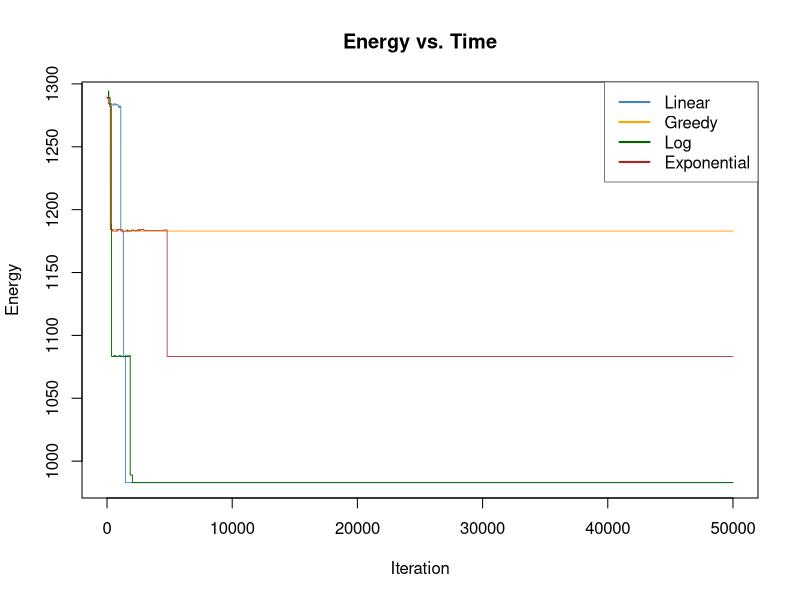

Recreate this plot in R.
##----------------------------------------------------------------------
## EVERYTHING YOU NEED TO CHANGE IS IN THIS SECTION OR THE FINAL SECTION

# Number of doctors available
ndoctors <- 3

# Number of nurses
nnurses <- 5

# Number of days in the schedule
ndays <- 7

# Number of staff present for each shift (must have same # of shifts)
# e.g., c(2, 3, 3) has three shifts with 2, 3, 3 people respectively
doctorstaffing <- c(2, 2)
nursestaffing <- c(3, 3)

# Penalties for violating each of six constraints
# Penalty 1: Each instance of three consecutive shifts (including overnight)
# Penalty 2: Each person who does not have two days off AT ALL
# Penalty 3: Each person who does not have two days off IN A ROW
# Penalty 4: Each instance of first shift following last shift on prev day
# Penalty 5: Each instance of working both weekend days (days 1, 2)
# Penalty 6: Weights for the stdev of nurses'/doctors' shifts in the schedule
#            (trying to make everyone work similar amounts)
penalties <- c(100, 100, 0.5, 5, 1, 2)

# Number of iterations (if too small, might not be able to explore enough)
niter <- 50000

# The cooling schedule: what should the temperature be at step i out of n
coolingschedule <- function(i,n)
{
  # If you want greedy optimization, just fix some low temperature
  #return(1e-3)
  
  # Linear cooling schedule from 1 down to 0
  return(1 - (i/(n+1)))
}

## END OF PARAMETER SECTION
##----------------------------------------------------------------------

# (Some things which are calculated automatically)
doctorindices <- c(1,cumsum(doctorstaffing)+1)
nurseindices <- c(1,cumsum(nursestaffing)+1)
nshifts <- length(doctorstaffing)

# Function to calculate the "energy" (total cost of violations)
get_energy <- function(doctorsunwrapped, nursesunwrapped, penalties)
{
  return(get_energy_sub(doctorsunwrapped,penalties)+
           get_energy_sub(nursesunwrapped,penalties))
}

# ...calculates the energy contribution from doctors & nurses separately
get_energy_sub <- function(subsched, penalties)
{
  energy <- 0
  
  # Array to keep track of total number of shifts worked by each worker
  totshift <- rep(0, dim(subsched)[1])
  
  # Go through the schedule worker by worker...
  for (i in 1:dim(subsched)[1])
  {
    # Count number of shifts for that worker
    totshift[i] <- sum(subsched[i,,])
    
    # Look at whether worker works the last shift on the last day
    lastshift <- subsched[i,ndays,nshifts]
    
    # Look at whether worker has the last day off
    prevoff <- all(subsched[i,ndays,] == FALSE)
    
    daysoff <- 0
    twoinarow <- 1
    
    # If worked the very last shift, did you work the shift before as well?
    #  (looking to capture three shifts in a row wrapping around week to week)
    if (lastshift == 1)
    {
      lastshift <- lastshift + subsched[i,ndays,nshifts-1]
    }
    
    # For each day in the schedule...
    for (j in 1:ndays)
    {
      # If you have the day off, count it;
      #  if the previous day was also off, satisfy "two days off in a row"
      if (all(subsched[i,j,] == FALSE))
      {
        daysoff <- daysoff + 1
        if (prevoff)
        {
          twoinarow <- 0
        }
        prevoff <- TRUE
      }
      else # specifically on the second day, if you worked today and yesterday,
      { # that's a penalty (treating first two days as the weekend)
        if (!prevoff && j == 2)
        {
          energy <- energy + penalties[5]
        }
        prevoff <- FALSE
      }
      # Now check for wraparound shift streaks and assess penalties
      if (subsched[i,j,1] == 1)
      {
        lastshift <- lastshift + 1
        if (lastshift > 1)
        {
          energy <- energy + penalties[4]
        }
        if (lastshift > 2)
        {
          energy <- energy + penalties[1]
        }
      }
      else
      {
        lastshift <- 0
      }
      # Once that is done, move through the remaining shifts, assessing penalties
      for (k in 2:nshifts)
      {
        if (subsched[i,j,k] == 1)
        {
          lastshift <- lastshift + 1
          if (lastshift > 2)
          {
            energy <- energy + penalties[1]
          }
        }
        else
        {
          lastshift <- 0
        }
      }
    }
    # After finishing the week, assess penalties related to days off
    energy <- energy + twoinarow * penalties[3] + (daysoff < 2) * penalties[2]
  }
  
  # Penalize energy according to standard deviation among shifts
  energy <- energy + penalties[6] * sd(totshift)
  return(energy)
}

# Initial point: put people into the schedule in numerical order each day
totalspots <- ndays * sum(doctorstaffing)
initialloop <- rep(1:ndoctors, ceiling(totalspots/ndoctors))
doctorschedule <- matrix(initialloop[1:totalspots], nrow = sum(doctorstaffing), ncol = ndays)
totalspots <- ndays * sum(nursestaffing)
initialloop <- rep(1:nnurses, ceiling(totalspots/nnurses))
nurseschedule <- matrix(initialloop[1:totalspots], nrow = sum(nursestaffing), ncol = ndays)

# Fill in the "unwrapped" schedules (separate schedule for each worker)
doctorsunwrapped <- array(0, c(ndoctors,ndays,nshifts))
for (i in 1:ndays)
{
  for (j in 1:nshifts)
  {
    for (k in doctorindices[j]:(doctorindices[j+1]-1))
    {
      doctorsunwrapped[doctorschedule[k,i],i,j] <- 1
    }
  }
}

nursesunwrapped <- array(0, c(nnurses,ndays,nshifts))
for (i in 1:ndays)
{
  for (j in 1:nshifts)
  {
    for (k in nurseindices[j]:(nurseindices[j+1]-1))
    {
      nursesunwrapped[nurseschedule[k,i],i,j] <- 1
    }
  }
}

# Starting energy...
energy <- rep(0,niter)
energy[1] <- get_energy(doctorsunwrapped, nursesunwrapped, penalties)

# Now run the Gibbs sampler.
for (i in 2:niter)
{
  # Current temperature (from our cooling schedule)
  temperature <- coolingschedule(i,niter)
  
  # Flip a coin to switch either a doctor or a nurse shift.
  if (runif(1) < 0.5)
  {
    # Choose a random shift
    prop <- doctorschedule
    posx <- sample(1:sum(doctorstaffing),1)
    posy <- sample(1:ndays,1)
    
    # Calculate which workers are available to swap into that shift and pick one
    available <- 1:ndoctors
    myblock <- min(which(doctorindices>posx))-1
    for (j in doctorindices[myblock]:(doctorindices[myblock+1]-1))
    {
      if (j != posx)
      {
        available <- setdiff(available, doctorschedule[j,posy])
      }
    }
    prop[posx,posy] <- sample(available,1)
    propunwrapped <- doctorsunwrapped
    propunwrapped[doctorschedule[posx,posy],posy,myblock] <- 0
    propunwrapped[prop[posx,posy],posy,myblock] <- 1
    
    # Calculate energy of new configuration
    new_energy <- get_energy(propunwrapped, nursesunwrapped, penalties)
    
    # With the appropriate probability, update state/energy
    if(runif(1) < exp((energy[i-1]-new_energy)/temperature))
    {
      energy[i] <- new_energy
      doctorschedule <- prop
      doctorsunwrapped <- propunwrapped
    }
    else # otherwise, leave things as they stand.
    {
      energy[i] <- energy[i-1]
    }
  }
  else # same as above, but if you are swapping a nurse
  {
    prop <- nurseschedule
    posx <- sample(1:sum(nursestaffing),1)
    posy <- sample(1:ndays,1)
    available <- 1:nnurses
    myblock <- min(which(nurseindices>posx))-1
    for (j in nurseindices[myblock]:(nurseindices[myblock+1]-1))
    {
      if (j != posx)
      {
        available <- setdiff(available, nurseschedule[j,posy])
      }
    }
    prop[posx,posy] <- sample(available,1)
    
    propunwrapped <- nursesunwrapped
    propunwrapped[nurseschedule[posx,posy],posy,myblock] <- 0
    propunwrapped[prop[posx,posy],posy,myblock] <- 1
    
    new_energy <- get_energy(doctorsunwrapped, propunwrapped, penalties)
    
    if(runif(1) < exp((energy[i-1]-new_energy)/temperature))
    {
      energy[i] <- new_energy
      nurseschedule <- prop
      nursesunwrapped <- propunwrapped
    }
    else
    {
      energy[i] <- energy[i-1]
    }
  }
}

##----------------------------------------------------------------------
## EVERYTHING YOU NEED TO CHANGE IS IN THIS SECTION OR THE FIRST SECTION

# Various things you might want to look at:

# Plotting the energy over time
plot(energy, type="l", col="#4682B4", lwd=0.9, xlab="Iteration", ylab="Energy")

# What was the lowest energy? (Is this necessarily the energy of the final state?)
min(energy)

# Check out our final schedule.
#  The columns are days. If there are three shifts of 2 workers,
#  the first 2 rows are shift 1, the next 2 rows are shift 2, etc.
#  Numbers in table correspond to workers. 1, 2, 3, ...
print(doctorschedule)
print(nurseschedule)

# If you want to look at an individual person's schedule,
#  check the "unwrapped" matrices. For example,
#  the shift schedule for doctor 3 is below; rows are days,
#  columns are shifts, 1 = working, 0 not working
print(doctorsunwrapped[2,,])

## END OF FINAL SECTION
##----------------------------------------------------------------------

# Greedy
##----------------------------------------------------------------------
## EVERYTHING YOU NEED TO CHANGE IS IN THIS SECTION OR THE FINAL SECTION

# Number of doctors available
ndoctors <- 3

# Number of nurses
nnurses <- 5

# Number of days in the schedule
ndays <- 7

# Number of staff present for each shift (must have same # of shifts)
# e.g., c(2, 3, 3) has three shifts with 2, 3, 3 people respectively
doctorstaffing <- c(2, 2)
nursestaffing <- c(3, 3)

# Penalties for violating each of six constraints
# Penalty 1: Each instance of three consecutive shifts (including overnight)
# Penalty 2: Each person who does not have two days off AT ALL
# Penalty 3: Each person who does not have two days off IN A ROW
# Penalty 4: Each instance of first shift following last shift on prev day
# Penalty 5: Each instance of working both weekend days (days 1, 2)
# Penalty 6: Weights for the stdev of nurses'/doctors' shifts in the schedule
#            (trying to make everyone work similar amounts)
penalties <- c(100, 100, 0.5, 5, 1, 2)

# Number of iterations (if too small, might not be able to explore enough)
niter <- 50000

# The cooling schedule: what should the temperature be at step i out of n
coolingschedule <- function(i,n)
{
  # If you want greedy optimization, just fix some low temperature
  return(1e-3)
}

## END OF PARAMETER SECTION
##----------------------------------------------------------------------

# (Some things which are calculated automatically)
doctorindices <- c(1,cumsum(doctorstaffing)+1)
nurseindices <- c(1,cumsum(nursestaffing)+1)
nshifts <- length(doctorstaffing)

# Function to calculate the "energy" (total cost of violations)
get_energy <- function(doctorsunwrapped, nursesunwrapped, penalties)
{
  return(get_energy_sub(doctorsunwrapped,penalties)+
           get_energy_sub(nursesunwrapped,penalties))
}

# ...calculates the energy contribution from doctors & nurses separately
get_energy_sub <- function(subsched, penalties)
{
  energy <- 0
  
  # Array to keep track of total number of shifts worked by each worker
  totshift <- rep(0, dim(subsched)[1])
  
  # Go through the schedule worker by worker...
  for (i in 1:dim(subsched)[1])
  {
    # Count number of shifts for that worker
    totshift[i] <- sum(subsched[i,,])
    
    # Look at whether worker works the last shift on the last day
    lastshift <- subsched[i,ndays,nshifts]
    
    # Look at whether worker has the last day off
    prevoff <- all(subsched[i,ndays,] == FALSE)
    
    daysoff <- 0
    twoinarow <- 1
    
    # If worked the very last shift, did you work the shift before as well?
    #  (looking to capture three shifts in a row wrapping around week to week)
    if (lastshift == 1)
    {
      lastshift <- lastshift + subsched[i,ndays,nshifts-1]
    }
    
    # For each day in the schedule...
    for (j in 1:ndays)
    {
      # If you have the day off, count it;
      #  if the previous day was also off, satisfy "two days off in a row"
      if (all(subsched[i,j,] == FALSE))
      {
        daysoff <- daysoff + 1
        if (prevoff)
        {
          twoinarow <- 0
        }
        prevoff <- TRUE
      }
      else # specifically on the second day, if you worked today and yesterday,
      { # that's a penalty (treating first two days as the weekend)
        if (!prevoff && j == 2)
        {
          energy <- energy + penalties[5]
        }
        prevoff <- FALSE
      }
      # Now check for wraparound shift streaks and assess penalties
      if (subsched[i,j,1] == 1)
      {
        lastshift <- lastshift + 1
        if (lastshift > 1)
        {
          energy <- energy + penalties[4]
        }
        if (lastshift > 2)
        {
          energy <- energy + penalties[1]
        }
      }
      else
      {
        lastshift <- 0
      }
      # Once that is done, move through the remaining shifts, assessing penalties
      for (k in 2:nshifts)
      {
        if (subsched[i,j,k] == 1)
        {
          lastshift <- lastshift + 1
          if (lastshift > 2)
          {
            energy <- energy + penalties[1]
          }
        }
        else
        {
          lastshift <- 0
        }
      }
    }
    # After finishing the week, assess penalties related to days off
    energy <- energy + twoinarow * penalties[3] + (daysoff < 2) * penalties[2]
  }
  
  # Penalize energy according to standard deviation among shifts
  energy <- energy + penalties[6] * sd(totshift)
  return(energy)
}

# Initial point: put people into the schedule in numerical order each day
totalspots <- ndays * sum(doctorstaffing)
initialloop <- rep(1:ndoctors, ceiling(totalspots/ndoctors))
doctorschedule <- matrix(initialloop[1:totalspots], nrow = sum(doctorstaffing), ncol = ndays)
totalspots <- ndays * sum(nursestaffing)
initialloop <- rep(1:nnurses, ceiling(totalspots/nnurses))
nurseschedule <- matrix(initialloop[1:totalspots], nrow = sum(nursestaffing), ncol = ndays)

# Fill in the "unwrapped" schedules (separate schedule for each worker)
doctorsunwrapped <- array(0, c(ndoctors,ndays,nshifts))
for (i in 1:ndays)
{
  for (j in 1:nshifts)
  {
    for (k in doctorindices[j]:(doctorindices[j+1]-1))
    {
      doctorsunwrapped[doctorschedule[k,i],i,j] <- 1
    }
  }
}

nursesunwrapped <- array(0, c(nnurses,ndays,nshifts))
for (i in 1:ndays)
{
  for (j in 1:nshifts)
  {
    for (k in nurseindices[j]:(nurseindices[j+1]-1))
    {
      nursesunwrapped[nurseschedule[k,i],i,j] <- 1
    }
  }
}

# Starting energy...
energy <- rep(0,niter)
energy[1] <- get_energy(doctorsunwrapped, nursesunwrapped, penalties)

# Now run the Gibbs sampler.
for (i in 2:niter)
{
  # Current temperature (from our cooling schedule)
  temperature <- coolingschedule(i,niter)
  
  # Flip a coin to switch either a doctor or a nurse shift.
  if (runif(1) < 0.5)
  {
    # Choose a random shift
    prop <- doctorschedule
    posx <- sample(1:sum(doctorstaffing),1)
    posy <- sample(1:ndays,1)
    
    # Calculate which workers are available to swap into that shift and pick one
    available <- 1:ndoctors
    myblock <- min(which(doctorindices>posx))-1
    for (j in doctorindices[myblock]:(doctorindices[myblock+1]-1))
    {
      if (j != posx)
      {
        available <- setdiff(available, doctorschedule[j,posy])
      }
    }
    prop[posx,posy] <- sample(available,1)
    propunwrapped <- doctorsunwrapped
    propunwrapped[doctorschedule[posx,posy],posy,myblock] <- 0
    propunwrapped[prop[posx,posy],posy,myblock] <- 1
    
    # Calculate energy of new configuration
    new_energy <- get_energy(propunwrapped, nursesunwrapped, penalties)
    
    # With the appropriate probability, update state/energy
    if(runif(1) < exp((energy[i-1]-new_energy)/temperature))
    {
      energy[i] <- new_energy
      doctorschedule <- prop
      doctorsunwrapped <- propunwrapped
    }
    else # otherwise, leave things as they stand.
    {
      energy[i] <- energy[i-1]
    }
  }
  else # same as above, but if you are swapping a nurse
  {
    prop <- nurseschedule
    posx <- sample(1:sum(nursestaffing),1)
    posy <- sample(1:ndays,1)
    available <- 1:nnurses
    myblock <- min(which(nurseindices>posx))-1
    for (j in nurseindices[myblock]:(nurseindices[myblock+1]-1))
    {
      if (j != posx)
      {
        available <- setdiff(available, nurseschedule[j,posy])
      }
    }
    prop[posx,posy] <- sample(available,1)
    
    propunwrapped <- nursesunwrapped
    propunwrapped[nurseschedule[posx,posy],posy,myblock] <- 0
    propunwrapped[prop[posx,posy],posy,myblock] <- 1
    
    new_energy <- get_energy(doctorsunwrapped, propunwrapped, penalties)
    
    if(runif(1) < exp((energy[i-1]-new_energy)/temperature))
    {
      energy[i] <- new_energy
      nurseschedule <- prop
      nursesunwrapped <- propunwrapped
    }
    else
    {
      energy[i] <- energy[i-1]
    }
  }
}

##----------------------------------------------------------------------
## EVERYTHING YOU NEED TO CHANGE IS IN THIS SECTION OR THE FIRST SECTION

# Various things you might want to look at:
# Plotting the energy over time
lines(energy, type = "l", col = "#FFA500", lwd = 0.9, xlab = "Iteration", ylab = "Energy")

# What was the lowest energy? (Is this necessarily the energy of the final state?)
min(energy)

# Check out our final schedule.
#  The columns are days. If there are three shifts of 2 workers,
#  the first 2 rows are shift 1, the next 2 rows are shift 2, etc.
#  Numbers in table correspond to workers. 1, 2, 3, ...
print(doctorschedule)
print(nurseschedule)

# If you want to look at an individual person's schedule,
#  check the "unwrapped" matrices. For example,
#  the shift schedule for doctor 3 is below; rows are days,
#  columns are shifts, 1 = working, 0 not working
print(doctorsunwrapped[2,,])

## END OF FINAL SECTION
##----------------------------------------------------------------------


#Log

##----------------------------------------------------------------------
## EVERYTHING YOU NEED TO CHANGE IS IN THIS SECTION OR THE FINAL SECTION

# Number of doctors available
ndoctors <- 3

# Number of nurses
nnurses <- 5

# Number of days in the schedule
ndays <- 7

# Number of staff present for each shift (must have same # of shifts)
# e.g., c(2, 3, 3) has three shifts with 2, 3, 3 people respectively
doctorstaffing <- c(2, 2)
nursestaffing <- c(3, 3)

# Penalties for violating each of six constraints
# Penalty 1: Each instance of three consecutive shifts (including overnight)
# Penalty 2: Each person who does not have two days off AT ALL
# Penalty 3: Each person who does not have two days off IN A ROW
# Penalty 4: Each instance of first shift following last shift on prev day
# Penalty 5: Each instance of working both weekend days (days 1, 2)
# Penalty 6: Weights for the stdev of nurses'/doctors' shifts in the schedule
#            (trying to make everyone work similar amounts)
penalties <- c(100, 100, 0.5, 5, 1, 2)

# Number of iterations (if too small, might not be able to explore enough)
niter <- 50000

# The cooling schedule: what should the temperature be at step i out of n
coolingschedule <- function(i,n)
{
  # Log cooling schedule
  return(0.02/log(1+(i+1)/n))
}

## END OF PARAMETER SECTION
##----------------------------------------------------------------------

# (Some things which are calculated automatically)
doctorindices <- c(1,cumsum(doctorstaffing)+1)
nurseindices <- c(1,cumsum(nursestaffing)+1)
nshifts <- length(doctorstaffing)

# Function to calculate the "energy" (total cost of violations)
get_energy <- function(doctorsunwrapped, nursesunwrapped, penalties)
{
  return(get_energy_sub(doctorsunwrapped,penalties)+
           get_energy_sub(nursesunwrapped,penalties))
}

# ...calculates the energy contribution from doctors & nurses separately
get_energy_sub <- function(subsched, penalties)
{
  energy <- 0
  
  # Array to keep track of total number of shifts worked by each worker
  totshift <- rep(0, dim(subsched)[1])
  
  # Go through the schedule worker by worker...
  for (i in 1:dim(subsched)[1])
  {
    # Count number of shifts for that worker
    totshift[i] <- sum(subsched[i,,])
    
    # Look at whether worker works the last shift on the last day
    lastshift <- subsched[i,ndays,nshifts]
    
    # Look at whether worker has the last day off
    prevoff <- all(subsched[i,ndays,] == FALSE)
    
    daysoff <- 0
    twoinarow <- 1
    
    # If worked the very last shift, did you work the shift before as well?
    #  (looking to capture three shifts in a row wrapping around week to week)
    if (lastshift == 1)
    {
      lastshift <- lastshift + subsched[i,ndays,nshifts-1]
    }
    
    # For each day in the schedule...
    for (j in 1:ndays)
    {
      # If you have the day off, count it;
      #  if the previous day was also off, satisfy "two days off in a row"
      if (all(subsched[i,j,] == FALSE))
      {
        daysoff <- daysoff + 1
        if (prevoff)
        {
          twoinarow <- 0
        }
        prevoff <- TRUE
      }
      else # specifically on the second day, if you worked today and yesterday,
      { # that's a penalty (treating first two days as the weekend)
        if (!prevoff && j == 2)
        {
          energy <- energy + penalties[5]
        }
        prevoff <- FALSE
      }
      # Now check for wraparound shift streaks and assess penalties
      if (subsched[i,j,1] == 1)
      {
        lastshift <- lastshift + 1
        if (lastshift > 1)
        {
          energy <- energy + penalties[4]
        }
        if (lastshift > 2)
        {
          energy <- energy + penalties[1]
        }
      }
      else
      {
        lastshift <- 0
      }
      # Once that is done, move through the remaining shifts, assessing penalties
      for (k in 2:nshifts)
      {
        if (subsched[i,j,k] == 1)
        {
          lastshift <- lastshift + 1
          if (lastshift > 2)
          {
            energy <- energy + penalties[1]
          }
        }
        else
        {
          lastshift <- 0
        }
      }
    }
    # After finishing the week, assess penalties related to days off
    energy <- energy + twoinarow * penalties[3] + (daysoff < 2) * penalties[2]
  }
  
  # Penalize energy according to standard deviation among shifts
  energy <- energy + penalties[6] * sd(totshift)
  return(energy)
}

# Initial point: put people into the schedule in numerical order each day
totalspots <- ndays * sum(doctorstaffing)
initialloop <- rep(1:ndoctors, ceiling(totalspots/ndoctors))
doctorschedule <- matrix(initialloop[1:totalspots], nrow = sum(doctorstaffing), ncol = ndays)
totalspots <- ndays * sum(nursestaffing)
initialloop <- rep(1:nnurses, ceiling(totalspots/nnurses))
nurseschedule <- matrix(initialloop[1:totalspots], nrow = sum(nursestaffing), ncol = ndays)

# Fill in the "unwrapped" schedules (separate schedule for each worker)
doctorsunwrapped <- array(0, c(ndoctors,ndays,nshifts))
for (i in 1:ndays)
{
  for (j in 1:nshifts)
  {
    for (k in doctorindices[j]:(doctorindices[j+1]-1))
    {
      doctorsunwrapped[doctorschedule[k,i],i,j] <- 1
    }
  }
}

nursesunwrapped <- array(0, c(nnurses,ndays,nshifts))
for (i in 1:ndays)
{
  for (j in 1:nshifts)
  {
    for (k in nurseindices[j]:(nurseindices[j+1]-1))
    {
      nursesunwrapped[nurseschedule[k,i],i,j] <- 1
    }
  }
}

# Starting energy...
energy <- rep(0,niter)
energy[1] <- get_energy(doctorsunwrapped, nursesunwrapped, penalties)

# Now run the Gibbs sampler.
for (i in 2:niter)
{
  # Current temperature (from our cooling schedule)
  temperature <- coolingschedule(i,niter)
  
  # Flip a coin to switch either a doctor or a nurse shift.
  if (runif(1) < 0.5)
  {
    # Choose a random shift
    prop <- doctorschedule
    posx <- sample(1:sum(doctorstaffing),1)
    posy <- sample(1:ndays,1)
    
    # Calculate which workers are available to swap into that shift and pick one
    available <- 1:ndoctors
    myblock <- min(which(doctorindices>posx))-1
    for (j in doctorindices[myblock]:(doctorindices[myblock+1]-1))
    {
      if (j != posx)
      {
        available <- setdiff(available, doctorschedule[j,posy])
      }
    }
    prop[posx,posy] <- sample(available,1)
    propunwrapped <- doctorsunwrapped
    propunwrapped[doctorschedule[posx,posy],posy,myblock] <- 0
    propunwrapped[prop[posx,posy],posy,myblock] <- 1
    
    # Calculate energy of new configuration
    new_energy <- get_energy(propunwrapped, nursesunwrapped, penalties)
    
    # With the appropriate probability, update state/energy
    if(runif(1) < exp((energy[i-1]-new_energy)/temperature))
    {
      energy[i] <- new_energy
      doctorschedule <- prop
      doctorsunwrapped <- propunwrapped
    }
    else # otherwise, leave things as they stand.
    {
      energy[i] <- energy[i-1]
    }
  }
  else # same as above, but if you are swapping a nurse
  {
    prop <- nurseschedule
    posx <- sample(1:sum(nursestaffing),1)
    posy <- sample(1:ndays,1)
    available <- 1:nnurses
    myblock <- min(which(nurseindices>posx))-1
    for (j in nurseindices[myblock]:(nurseindices[myblock+1]-1))
    {
      if (j != posx)
      {
        available <- setdiff(available, nurseschedule[j,posy])
      }
    }
    prop[posx,posy] <- sample(available,1)
    
    propunwrapped <- nursesunwrapped
    propunwrapped[nurseschedule[posx,posy],posy,myblock] <- 0
    propunwrapped[prop[posx,posy],posy,myblock] <- 1
    
    new_energy <- get_energy(doctorsunwrapped, propunwrapped, penalties)
    
    if(runif(1) < exp((energy[i-1]-new_energy)/temperature))
    {
      energy[i] <- new_energy
      nurseschedule <- prop
      nursesunwrapped <- propunwrapped
    }
    else
    {
      energy[i] <- energy[i-1]
    }
  }
}

##----------------------------------------------------------------------
## EVERYTHING YOU NEED TO CHANGE IS IN THIS SECTION OR THE FIRST SECTION

# Various things you might want to look at:

# Plotting the energy over time
# Add the second line with a red dashed line
lines(energy, type="l", col="#006400", lwd=0.9, lty=1)  #

# What was the lowest energy? (Is this necessarily the energy of the final state?)
min(energy)

# Check out our final schedule.
#  The columns are days. If there are three shifts of 2 workers,
#  the first 2 rows are shift 1, the next 2 rows are shift 2, etc.
#  Numbers in table correspond to workers. 1, 2, 3, ...
print(doctorschedule)
print(nurseschedule)

# If you want to look at an individual person's schedule,
#  check the "unwrapped" matrices. For example,
#  the shift schedule for doctor 3 is below; rows are days,
#  columns are shifts, 1 = working, 0 not working
print(doctorsunwrapped[2,,])

## END OF FINAL SECTION
##----------------------------------------------------------------------


# Exponential
##----------------------------------------------------------------------
## EVERYTHING YOU NEED TO CHANGE IS IN THIS SECTION OR THE FINAL SECTION

# Number of doctors available
ndoctors <- 3

# Number of nurses
nnurses <- 5

# Number of days in the schedule
ndays <- 7

# Number of staff present for each shift (must have same # of shifts)
# e.g., c(2, 3, 3) has three shifts with 2, 3, 3 people respectively
doctorstaffing <- c(2, 2)
nursestaffing <- c(3, 3)

# Penalties for violating each of six constraints
penalties <- c(100, 100, 0.5, 5, 1, 2)

# Number of iterations
niter <- 50000

# Exponential cooling schedule
coolingschedule <- function(i, n) {
  T0 <- 1 # Initial temperature
  alpha <- 5 / n # Decay rate (adjust this as needed for your application)
  return(T0 * exp(-alpha * i))
}

## END OF PARAMETER SECTION
##----------------------------------------------------------------------

# Calculate indices for doctors and nurses
doctorindices <- c(1, cumsum(doctorstaffing) + 1)
nurseindices <- c(1, cumsum(nursestaffing) + 1)
nshifts <- length(doctorstaffing)

# Function to calculate the "energy" (total cost of violations)
get_energy <- function(doctorsunwrapped, nursesunwrapped, penalties) {
  return(get_energy_sub(doctorsunwrapped, penalties) +
           get_energy_sub(nursesunwrapped, penalties))
}

# Energy calculation for doctors and nurses
get_energy_sub <- function(subsched, penalties) {
  energy <- 0
  totshift <- rep(0, dim(subsched)[1])
  for (i in 1:dim(subsched)[1]) {
    totshift[i] <- sum(subsched[i, , ])
    lastshift <- subsched[i, ndays, nshifts]
    prevoff <- all(subsched[i, ndays, ] == FALSE)
    daysoff <- 0
    twoinarow <- 1
    if (lastshift == 1) {
      lastshift <- lastshift + subsched[i, ndays, nshifts - 1]
    }
    for (j in 1:ndays) {
      if (all(subsched[i, j, ] == FALSE)) {
        daysoff <- daysoff + 1
        if (prevoff) {
          twoinarow <- 0
        }
        prevoff <- TRUE
      } else {
        if (!prevoff && j == 2) {
          energy <- energy + penalties[5]
        }
        prevoff <- FALSE
      }
      if (subsched[i, j, 1] == 1) {
        lastshift <- lastshift + 1
        if (lastshift > 1) {
          energy <- energy + penalties[4]
        }
        if (lastshift > 2) {
          energy <- energy + penalties[1]
        }
      } else {
        lastshift <- 0
      }
      for (k in 2:nshifts) {
        if (subsched[i, j, k] == 1) {
          lastshift <- lastshift + 1
          if (lastshift > 2) {
            energy <- energy + penalties[1]
          }
        } else {
          lastshift <- 0
        }
      }
    }
    energy <- energy + twoinarow * penalties[3] + (daysoff < 2) * penalties[2]
  }
  energy <- energy + penalties[6] * sd(totshift)
  return(energy)
}

# Initial schedules
totalspots <- ndays * sum(doctorstaffing)
initialloop <- rep(1:ndoctors, ceiling(totalspots / ndoctors))
doctorschedule <- matrix(initialloop[1:totalspots], nrow = sum(doctorstaffing), ncol = ndays)
totalspots <- ndays * sum(nursestaffing)
initialloop <- rep(1:nnurses, ceiling(totalspots / nnurses))
nurseschedule <- matrix(initialloop[1:totalspots], nrow = sum(nursestaffing), ncol = ndays)

# Unwrapped schedules for each worker
doctorsunwrapped <- array(0, c(ndoctors, ndays, nshifts))
for (i in 1:ndays) {
  for (j in 1:nshifts) {
    for (k in doctorindices[j]:(doctorindices[j + 1] - 1)) {
      doctorsunwrapped[doctorschedule[k, i], i, j] <- 1
    }
  }
}

nursesunwrapped <- array(0, c(nnurses, ndays, nshifts))
for (i in 1:ndays) {
  for (j in 1:nshifts) {
    for (k in nurseindices[j]:(nurseindices[j + 1] - 1)) {
      nursesunwrapped[nurseschedule[k, i], i, j] <- 1
    }
  }
}

# Starting energy
energy <- rep(0, niter)
energy[1] <- get_energy(doctorsunwrapped, nursesunwrapped, penalties)

# Gibbs sampler with exponential cooling schedule
for (i in 2:niter) {
  temperature <- coolingschedule(i, niter)
  
  if (runif(1) < 0.5) {
    prop <- doctorschedule
    posx <- sample(1:sum(doctorstaffing), 1)
    posy <- sample(1:ndays, 1)
    available <- 1:ndoctors
    myblock <- min(which(doctorindices > posx)) - 1
    for (j in doctorindices[myblock]:(doctorindices[myblock + 1] - 1)) {
      if (j != posx) {
        available <- setdiff(available, doctorschedule[j, posy])
      }
    }
    prop[posx, posy] <- sample(available, 1)
    propunwrapped <- doctorsunwrapped
    propunwrapped[doctorschedule[posx, posy], posy, myblock] <- 0
    propunwrapped[prop[posx, posy], posy, myblock] <- 1
    new_energy <- get_energy(propunwrapped, nursesunwrapped, penalties)
    if (runif(1) < exp((energy[i - 1] - new_energy) / temperature)) {
      energy[i] <- new_energy
      doctorschedule <- prop
      doctorsunwrapped <- propunwrapped
    } else {
      energy[i] <- energy[i - 1]
    }
  } else {
    prop <- nurseschedule
    posx <- sample(1:sum(nursestaffing), 1)
    posy <- sample(1:ndays, 1)
    available <- 1:nnurses
    myblock <- min(which(nurseindices > posx)) - 1
    for (j in nurseindices[myblock]:(nurseindices[myblock + 1] - 1)) {
      if (j != posx) {
        available <- setdiff(available, nurseschedule[j, posy])
      }
    }
    prop[posx, posy] <- sample(available, 1)
    propunwrapped <- nursesunwrapped
    propunwrapped[nurseschedule[posx, posy], posy, myblock] <- 0
    propunwrapped[prop[posx, posy], posy, myblock] <- 1
    new_energy <- get_energy(doctorsunwrapped, propunwrapped, penalties)
    if (runif(1) < exp((energy[i - 1] - new_energy) / temperature)) {
      energy[i] <- new_energy
      nurseschedule <- prop
      nursesunwrapped <- propunwrapped
    } else {
      energy[i] <- energy[i - 1]
    }
  }
}

##----------------------------------------------------------------------
## EVERYTHING YOU NEED TO CHANGE IS IN THIS SECTION OR THE FIRST SECTION

# Lowest energy achieved
cat("Lowest Energy:", min(energy), "\n")

# Final schedules for doctors and nurses
print("Final Doctors Schedule:")
print(doctorschedule)
print("Final Nurses Schedule:")
print(nurseschedule)

# Example: Doctor 3's unwrapped schedule
print("Doctor 3's Schedule:")
print(doctorsunwrapped[3, , ])

## END OF FINAL SECTION
##----------------------------------------------------------------------

# Plotting the energy over time
lines(energy, type = "l", col = "#B22222", lwd = 0.75)

# Lowest energy achieved
min_energy <- min(energy)
cat("Lowest energy:", min_energy, "\n")

## END OF PROGRAM


# Add custom legend
legend("topright", 
       legend = c("Linear", "Greedy", "Log", "Exponential"),  # New legend text
       col = c("#4682B4", "#FFA500", "#006400","#B22222"),                # Colors of the lines
       lty = c(1, 1),                          # Line types for each
       lwd = c(2, 2),                          # Line widths for each
       box.lwd = 0.5)                          # Border line width around the legend

title(main = "Energy vs. Time")
